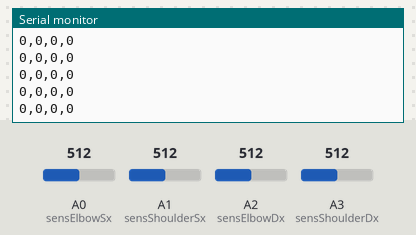
Simulated run of this sketch. Board: Arduino Uno, built with avr-gcc and run on an emulated ATmega328P. Shown: the last lines printed to the serial monitor. The inputs (shaded band) are chosen by the test bench; at power-on: A0 (sensElbowSx) = 512, A1 (sensShoulderSx) = 512, A2 (sensElbowDx) = 512, A3 (sensShoulderDx) = 512.

Above: at 1.3 s.
1.4 s: A0 (sensElbowSx) set to 716
At 1.8 s:
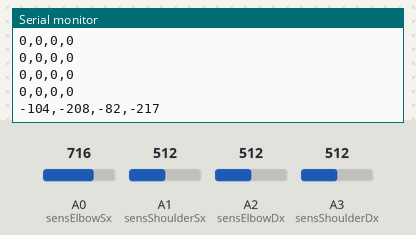
2.9 s: A1 (sensShoulderSx) set to 716
At 3.4 s:
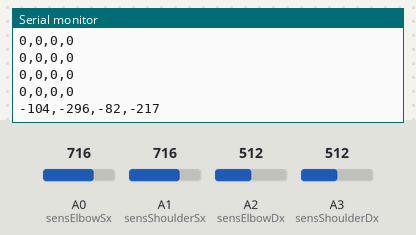
4.4 s: A2 (sensElbowDx) set to 716
At 4.8 s:
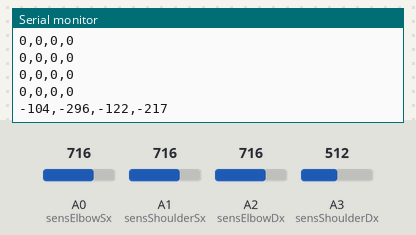
5.9 s: A3 (sensShoulderDx) set to 716
At 6.3 s:
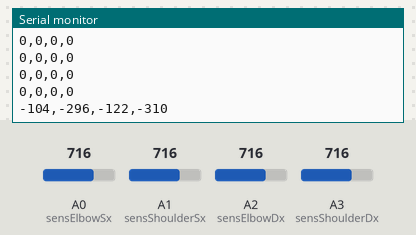
7.4 s: A0 (sensElbowSx) set to 992
At 7.8 s:
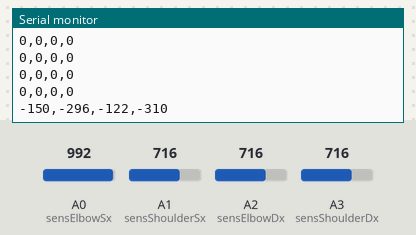
8.9 s: A1 (sensShoulderSx) set to 992
At 9.3 s:
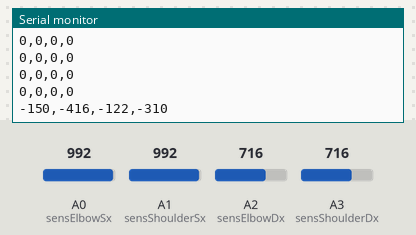
Timing chart, 0 to 11.4 s (numbered marks = the images above; inputs shaded):
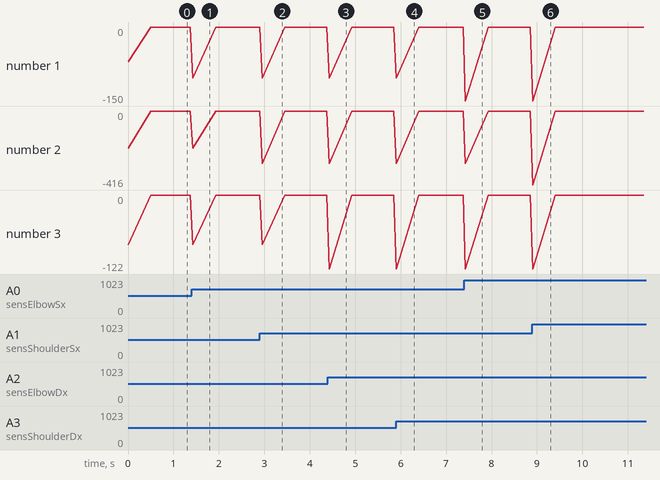

The sketch:

_4_Senor_Flex.ino
```cpp
// #Elena Papetti
// #Fablab Frosinone
// #Giugno 2015

#define sensElbowSx A0 // Gomito SX
#define sensShoulderSx A1 // Spalla SX
#define sensElbowDx A2  // Gomito DX
#define sensShoulderDx A3 // Spalla DX

// Reset Vars
int valueElbowSx = 0;
int valueShoulderSx = 0;
int valueElbowDx = 0;
int valueShoulderDx = 0;

static int valuePrevSens = 0;
static int valueActSens = 0;
const int diffTrigger = 3;  // SensibilitÃ 

// Sensor Calibration Value
// A0
int minSensValElbowSx = 30; // This value for flat position
int maxSensValElbowSx = 90; // This value for +90 degrees
// A1
int minSensValShoulderSx = 10; // This value for flat position
int maxSensValShoulderSx = 33; // This value for +90 degrees
// A2
int minSensValElbowDx = 52; // This value for flat position
int maxSensValElbowDx = 102; // This value for +90 degrees
// A3
int minSensValShoulderDx = 11; // This value for flat position
int maxSensValShoulderDx = 33; // This value for +90 degrees
//
byte const splitPositions = 10;
void setup() {
  Serial.begin(115200);
  pinMode( sensElbowSx,INPUT );
  pinMode( sensShoulderSx,INPUT );
  pinMode( sensElbowDx,INPUT );
  pinMode( sensShoulderDx,INPUT );

}
void loop() {
  valueElbowSx = analogRead( sensElbowSx );
  valueShoulderSx  = analogRead( sensShoulderSx );
  valueElbowDx   = analogRead( sensElbowDx );
  valueShoulderDx = analogRead( sensShoulderDx );
  int posElbowSx = map(valueElbowSx, minSensValElbowSx, maxSensValElbowSx, splitPositions, 0 );
  int posShoulderSx = map(valueShoulderSx, minSensValShoulderSx, maxSensValShoulderSx, splitPositions, 0);
  int posElbowDx = map(valueElbowDx, minSensValElbowDx, maxSensValElbowDx, splitPositions, 0);
  int posShoulderDx = map(valueShoulderDx, minSensValShoulderDx, maxSensValShoulderDx, splitPositions, 0);

  /*

  Serial.print( valueElbowSx );
  Serial.print( " P: " );
  Serial.print( posElbowSx );
  Serial.print( " - " );

  Serial.print( valueElbowDx );
  Serial.print( " P: " );
  Serial.print( posElbowSx );
  Serial.print( " - " );

  Serial.print( valueShoulderSx );
  Serial.print( " P: " );
  Serial.print( posShoulderSx );
  Serial.print( " - " );

  Serial.print( valueShoulderDx );
  Serial.print( " P: " );
  Serial.print( posShoulderDx  );
  Serial.print( "\n" );

  delay( 1000 );

  */
  String outString = String(posElbowSx);
  outString += ",";
  outString += String(posShoulderSx);
  outString += ",";
  outString += String(posElbowDx);
  outString += ",";
  outString += String(posShoulderDx);

  boolean senddata = diff(posElbowSx + posShoulderSx + posElbowDx + posShoulderDx);
  if (senddata == true)
  {
    // Serial.println(send);
    Serial.println(outString);    // Ritardo suono successivo
    delay(500);        // delay in between reads for stability
  }
    else
  {
    // Serial.println(send);
    Serial.println("0,0,0,0");
    delay(50);        // delay in between reads for stability
  }

}

boolean diff(int ActValue) {
    if (abs(valuePrevSens - ActValue) >= diffTrigger) {
        valuePrevSens = ActValue;
    return true;
  }
  else
  {
    return false;
  }
}
```

Measured:
- after the input at 1.4 s, the serial monitor: prints a new line at once (image 1)
- after the input at 2.9 s, the serial monitor: prints a new line after 0.05 s (image 2)
- after the input at 4.4 s, the serial monitor: prints a new line at once (image 3)
- after the input at 5.9 s, the serial monitor: prints a new line at once (image 4)
- after the input at 7.4 s, the serial monitor: prints a new line at once (image 5)
- after the input at 8.9 s, the serial monitor: prints a new line at once (image 6)
